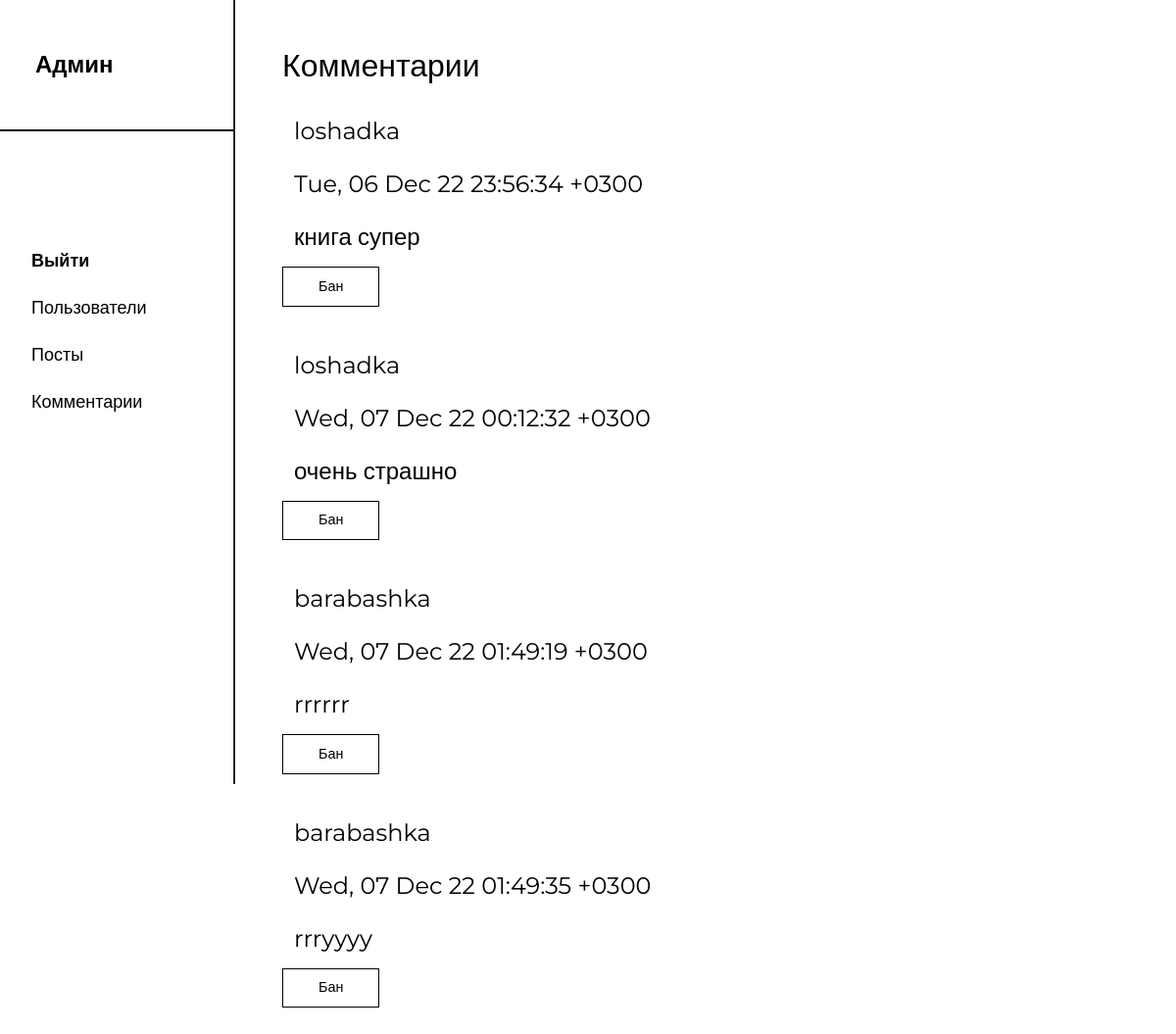
Page /app/views/admincomments.php (signed in) on the committed database.
### tables this page shows
CREATE TABLE `comments` (
  `id` int NOT NULL,
  `user_comment` varchar(255) NOT NULL,
  `date_comment` varchar(255) NOT NULL,
  `book_id` int NOT NULL,
  `ban_status` int NOT NULL,
  `text` text NOT NULL
);

### app/database/db_connect.php (called while the page is built, shortened)
<?
class PDOConnect extends PDO
{
    function __construct()
    {
        $this->DSN = "mysql:host=" . self::HOST . ";dbname=" . self::DB . ";";
        $this->OPD = array(
            PDO::ATTR_ERRMODE => PDO::ERRMODE_EXCEPTION,
            PDO::ATTR_DEFAULT_FETCH_MODE => PDO::FETCH_ASSOC,
            PDO::ATTR_EMULATE_PREPARES => false,
        );
        try {
            $this->PDO = new PDO($this->DSN, self::USER, self::PASS, $this->OPD);
        }
        catch (PDOException $e) {
            echo $e->getMessage();
        }
    }
}

### app/controllers/_functions.php (called while the page is built, shortened)
<?
require $_SERVER['DOCUMENT_ROOT'] . '/app/database/db_connect.php';
function getComments($PDO)
{
    $sql = "SELECT * FROM comments";
    $statement = $PDO->PDO->prepare($sql);
    $statement->execute();
    $comments_array = $statement->fetchAll();
    return $comments_array;
}

### app/views/admincomments.php (the view, shortened to what this page needs)
<?
require $_SERVER['DOCUMENT_ROOT'] . '/app/controllers/_functions.php';
?>
<!DOCTYPE html>
<html lang="en">
<head>
    <link rel="stylesheet" href="/assets/css/reset.css">
    <link rel="stylesheet" href="/assets/css/styleadmin.css">
    <link href="https://cdn.jsdelivr.net/npm/bootstrap@5.2.3/dist/css/bootstrap.min.css" rel="stylesheet">
</head>
<body>
    <section class="menu">
        <p class="menu__logo logo">Админ</p>
        <ul class="menu__list list">
            <li class="menu__item item">
                <a class="menu__link link" href="../controllers/logoutController.php">
                    <span><b>Выйти</b></span>
                </a>
            </li>
            <li class="menu__item item">
                <a href="./admin.php" class="menu__link link">
                    <span>Пользователи</span>
                </a>
            </li>
            <li class="menu__item item">
                <a href="./adminbook.php" class="menu__link link">
                    <span>Посты</span>
                </a>
            </li>
            <li class="menu__item item">
                <a href="./admincomments.php" class="menu__link link">
                    <span>Комментарии</span>
                </a>
            </li>
        </ul>
    </section>
    <section class="content">
        <div class="post">
            <h2>Комментарии</h2>
            <?php
            $comments_array = getComments($PDO);
            foreach ($comments_array as $comment) {
                if ($comment['ban_status'] == 0) {
                    echo '
                    <form method="post" action="../controllers/_banCommentController.php">
                <div class="grid__user">
                <div style="display: flex; flex-direction: column;" class="user__comm">
                  <label class="nick__comm">' . $comment['user_comment'] . '</label>
                  <label class="nick__comm">' . $comment['date_comment'] . '</label>
                  <label class="nick__comm">' . $comment['text'] . '</label>
                </div>
                <input name="id" style="display: none;" value="'.$comment['id'].'">
                <button type="submit">Бан</button>
              </div>
              </form>
                ';
                  }
            }
            ?>
        </div>
    </section>
</body>
</html>

### assets/css/styleadmin.css (style rules this page uses)
body { width: 100%; min-height: 100vh; background-color: #ffffff; margin: 0; padding: 0; }
.menu { display: flex; flex-direction: column; width: 20vw; min-height: 100vh; position: fixed; top: 0; left: 0; border: solid; border-width: 0 0.2vw 0 0; }
.content { padding-left: 24vw; padding-top: 4vw; padding-right: 4vw; padding-bottom: 4vw; }
.logo { display: flex; align-items: center; color: rgb(0, 0, 0); font-size: 2vw; text-decoration: none; font-family: 'Montserrat', sans-serif; font-weight: bold; }
.menu__logo { padding: 4vw 3vw; margin-bottom: 5vw; border: solid; border-width: 0 0 0.2vw 0; }
.menu__list { margin-top: 4vw; }
.link { position: relative; display: flex; align-items: center; height: 4vw; text-decoration: none; }
.link>span { font-family: 'Montserrat', sans-serif; font-size: 1.5vw; color: rgb(0, 0, 0); }
.link:before { content: ""; display: none; position: absolute; left: -4vw; top: 0; width: 0.5vw; height: 100%; background-color: #000000; }
.nick__comm { display: flex; font-size: 2vw; font-family: 'Montserrat', sans-serif; margin: 1.5vw 0 0 1vw; }
.user__comm { display: flex; font-size: 1.2vw; margin: 1vw 0 0vw 0; }
h2 { color: rgb(0, 0, 0); font-size: 2vw; text-decoration: none; font-family: 'Montserrat', sans-serif; margin-bottom: 5vw; }
.grid__user button { padding: 0.7vw 3vw; color: rgb(0, 0, 0); font-size: 1.2vw; border: solid 0.15vw; margin: 1vw 0vw; font-family: 'Montserrat', sans-serif; background-color: #ffffff; }

### rows in the picture
comments: user_comment "loshadka", date_comment "Tue, 06 Dec 22 23:56:34 +0300", text "книга супер"
comments: user_comment "loshadka", date_comment "Wed, 07 Dec 22 00:12:32 +0300", text "очень страшно"
comments: user_comment "barabashka", date_comment "Wed, 07 Dec 22 01:49:19 +0300", text "rrrrrr"
comments: user_comment "barabashka", date_comment "Wed, 07 Dec 22 01:49:35 +0300", text "rrryyyy"
